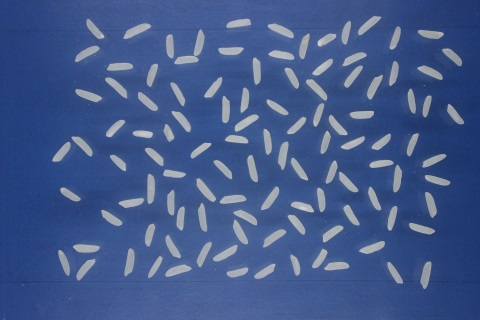
#> input picture 106.jpeg.jpeg, 480 x 320 px
$ python scriptREO3.py   (older library calls are emulated)
#> lines starting #> are read from the running program, lines starting #| are printed output that depends on the picture; after the words box and inside, x2 and y2 are one past the last pixel; in counts of white or black regions, pixels touching at a corner belong together
# NOME: ANA CAROLINA FARIA MARTINS
print('a)Aplique o filtro de média com cinco diferentes tamanhos de kernel e compare os resultados com a imagem original;')
import cv2
from matplotlib import pyplot as plt
import numpy as np
nome_arquivo = "106.jpeg.jpeg"
img_bgr = cv2.imread(nome_arquivo,1) # Carrega imagem (0 - Binária e Escala de Cinza; 1 - Colorida (BGR))
#> img_bgr is the input picture: shape (320, 480, 3); mean B, G, R 139.1, 89.4, 66.8
img_rgb = cv2.cvtColor(img_bgr,cv2.COLOR_BGR2RGB) #transformar em rgb
#Filtros - média
img_fm_1 = cv2.blur(img_rgb,(3,3)) #tamanho do kernel
img_fm_2 = cv2.blur(img_rgb,(5,5))
img_fm_3 = cv2.blur(img_rgb,(7,7))
img_fm_4 = cv2.blur(img_rgb,(9,9))
img_fm_5 = cv2.blur(img_rgb,(11,11))
# Apresentar imagens no matplotlib
plt.figure('Filtros')
plt.subplot(3,3,1)
plt.imshow(img_rgb)
plt.xticks([]) # Eliminar o eixo X
plt.yticks([]) # Eliminar o eixo Y
plt.title("ORIGINAL")

plt.subplot(3,3,2)
plt.imshow(img_fm_1)
plt.xticks([]) # Eliminar o eixo X
plt.yticks([]) # Eliminar o eixo Y
plt.title("3x3")

plt.subplot(3,3,3)
plt.imshow(img_fm_2)
plt.xticks([]) # Eliminar o eixo X
plt.yticks([]) # Eliminar o eixo Y
plt.title("5x5")

plt.subplot(3,3,4)
plt.imshow(img_fm_3)
plt.xticks([]) # Eliminar o eixo X
plt.yticks([]) # Eliminar o eixo Y
plt.title("7x7")

plt.subplot(3,3,5)
plt.imshow(img_fm_3)
plt.xticks([]) # Eliminar o eixo X
plt.yticks([]) # Eliminar o eixo Y
plt.title("9x9")

plt.subplot(3,3,6)
plt.imshow(img_fm_3)
plt.xticks([]) # Eliminar o eixo X
plt.yticks([]) # Eliminar o eixo Y
plt.title("11x11")
plt.show()
print('b)Aplique diferentes tipos de filtros com pelo menos dois tamanhos de kernel e compare os resultados entre si e com a imagem original.')
# Filtros
# Imagem filtro Média
img_fm_11 = cv2.blur(img_rgb,(9,9))
img_fm_22 = cv2.blur(img_rgb,(11,11))
# Imagem filtro Gaussiano
img_fg_1 = cv2.GaussianBlur(img_rgb,(9,9),0) #media ponderada #quanto vai ser o peso na média ponderada. O determina automaticamente
img_fg_2 = cv2.GaussianBlur(img_rgb,(11,11),0) #Média Ponderada
# Os vizinhos mais próximos tem peso maior. 3L e 3C

# Imagem filtro mediana
img_fmed_1 = cv2.medianBlur(img_rgb,9)
img_fmed_2 = cv2.medianBlur(img_rgb,11)
#gera imagem mais agradável

# Filtro bilateral
# identifica melhor as bordas
img_fb_1 = cv2.bilateralFilter(img_rgb,9,9,3)
img_fb_2 = cv2.bilateralFilter(img_rgb,11,11,5)


########################################################################################################################
# Apresentar imagens no matplotlib
plt.figure('Filtro Média')
plt.subplot(5,5,1)
plt.imshow(img_rgb)
plt.xticks([]) # Eliminar o eixo X
plt.yticks([]) # Eliminar o eixo Y
plt.title("ORIGINAL")

plt.subplot(5,5,2)
plt.imshow(img_fm_11)
plt.xticks([]) # Eliminar o eixo X
plt.yticks([]) # Eliminar o eixo Y
plt.title("3x3 - Filtro média")

plt.subplot(5,5,3)
plt.imshow(img_fm_22)
plt.xticks([]) # Eliminar o eixo X
plt.yticks([]) # Eliminar o eixo Y
plt.title("20x20 - Filtro média")

plt.subplot(5,5,4)
plt.imshow(img_fg_1)
plt.xticks([]) # Eliminar o eixo X
plt.yticks([]) # Eliminar o eixo Y
plt.title("3x3 - Filtro Gaussiana")

plt.subplot(5,5,5)
plt.imshow(img_fg_2)
plt.xticks([]) # Eliminar o eixo X
plt.yticks([]) # Eliminar o eixo Y
plt.title("20x20 - Filtro Gaussiana")

plt.subplot(5,5,6)
plt.imshow(img_fmed_1)
plt.xticks([]) # Eliminar o eixo X
plt.yticks([]) # Eliminar o eixo Y
plt.title("3x3 - Filtro mediana")

plt.subplot(5,5,7)
plt.imshow(img_fmed_2)
plt.xticks([]) # Eliminar o eixo X
plt.yticks([]) # Eliminar o eixo Y
plt.title("20x20 - Filtro mediana")

plt.subplot(5,5,8)
plt.imshow(img_fb_1)
plt.xticks([]) # Eliminar o eixo X
plt.yticks([]) # Eliminar o eixo Y
plt.title("3x3 - Filtro binário")

plt.subplot(5,5,9)
plt.imshow(img_fb_2)
plt.xticks([]) # Eliminar o eixo X
plt.yticks([]) # Eliminar o eixo Y
plt.title("20x20 - Filtro binário")

plt.show()
print('c)Realize a segmentação da imagem utilizando o processo de limiarização. Utilizando o reconhecimento de contornos, identifique e salve os objetos de interesse. Além disso, acesse as bibliotecas Opencv e Scikit-Image, verifique as variáveis que podem ser mensuradas e extrai as informações pertinentes (crie e salve uma tabela com estes dados). Apresente todas as imagens obtidas ao longo deste processo.')
from skimage.measure import label, regionprops
r,g,b = cv2.split(img_rgb)
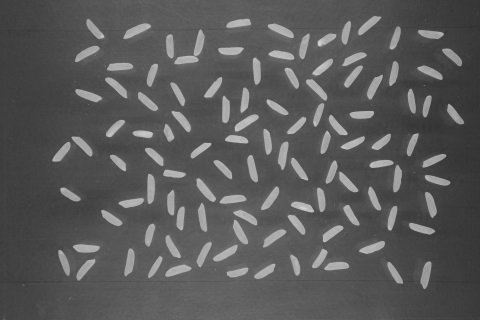
#> g: shape (320, 480); min 49, max 212, mean 89.4
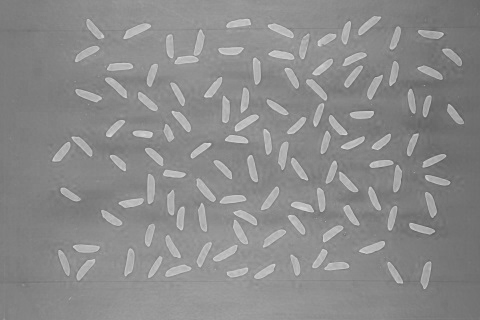
#> b: shape (320, 480); min 93, max 223, mean 139.1
r = cv2.bilateralFilter(r,15,15,13)
histR = cv2.calcHist([r], [0], None, [256], [0, 256])
#> histR = 256 values, max 4163 at index 64, min 0 at index 0, mean 600
# Limiarização - Thresholding
(L, img_limiar_inv) = cv2.threshold(r,0,255,cv2.THRESH_BINARY+cv2.THRESH_OTSU)
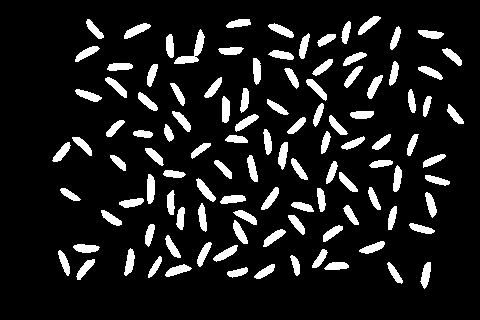
#> img_limiar_inv: shape (320, 480); 11.4% white; 109 white regions
#> L = 107

# Obtendo imagem segmentada
img_segmentada = cv2.bitwise_and(img_rgb,img_rgb,mask=img_limiar_inv)
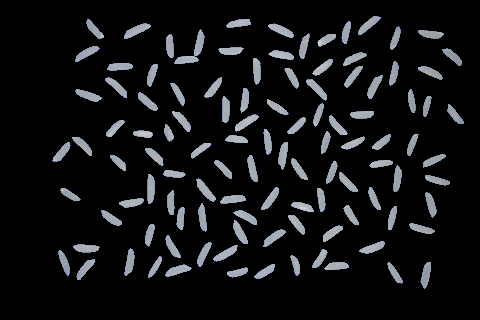
#> img_segmentada: shape (320, 480, 3); mean R, G, B 18.1, 19.1, 20.6

import numpy as np
# Objetos
mascara = img_limiar_inv.copy()
cnts,h = cv2.findContours(mascara, cv2.RETR_TREE,cv2.CHAIN_APPROX_SIMPLE)
#> cnts = 109 contours; largest, box (x1, y1, x2, y2) and area: (174, 29, 205, 64) 277, (124, 23, 151, 39) 175, (147, 174, 155, 204) 172, (196, 178, 216, 202) 166, (268, 23, 294, 38) 160; h = 109 rows, first 6: [1, -1, -1, -1], [2, 0, -1, -1], [3, 1, -1, -1], [4, 2, -1, -1], [5, 3, -1, -1], [6, 4, -1, -1]
dimen = []
#Dados grãos
for (i, c) in enumerate(cnts):

	(x, y, w, h) = cv2.boundingRect(c)
	obj = img_limiar_inv[y:y+h,x:x+w]
	obj_rgb = img_segmentada[y:y+h,x:x+w]
	obj_bgr = cv2.cvtColor(obj_rgb,cv2.COLOR_RGB2BGR)
	cv2.imwrite('s'+str(i+1)+'.png',obj_bgr)
	cv2.imwrite('sb'+str(i+1)+'.png',obj)

	regiao = regionprops(obj) #https: // scikit - image.org / docs / dev / api / skimage.measure.html  # skimage.measure.regionprops
	print('Semente: ', str(i+1))
	print('Dimensão da Imagem: ', np.shape(obj))
	print('Medidas Físicas')
	print('Centroide: ', regiao[0].centroid)
	print('Comprimento do eixo menor: ', regiao[0].minor_axis_length)
	print('Comprimento do eixo maior: ', regiao[0].major_axis_length)
	print('Razão: ', regiao[0].major_axis_length / regiao[0].minor_axis_length)
	area = cv2.contourArea(c)
	print('Área: ', area)
	print('Perímetro: ', cv2.arcLength(c,True))
	perimetro = cv2.arcLength(c,True)
	print('Medidas de Cor')
	min_val_r, max_val_r, min_loc_r, max_loc_r = cv2.minMaxLoc(obj_rgb[:,:,0], mask=obj)
	print('Valor Mínimo no R: ', min_val_r, ' - Posição: ', min_loc_r)
	print('Valor Máximo no R: ', max_val_r, ' - Posição: ', max_loc_r)
	med_val_r = cv2.mean(obj_rgb[:,:,0], mask=obj)
	print('Média no Vermelho: ', med_val_r)

	min_val_g, max_val_g, min_loc_g, max_loc_g = cv2.minMaxLoc(obj_rgb[:, :, 1], mask=obj)
	print('Valor Mínimo no G: ', min_val_g, ' - Posição: ', min_loc_g)
	print('Valor Máximo no G: ', max_val_g, ' - Posição: ', max_loc_g)
	med_val_g = cv2.mean(obj_rgb[:,:,1], mask=obj)
	print('Média no Verde: ', med_val_g)

	min_val_b, max_val_b, min_loc_b, max_loc_b = cv2.minMaxLoc(obj_rgb[:, :, 2], mask=obj)
	print('Valor Mínimo no B: ', min_val_b, ' - Posição: ', min_loc_b)
	print('Valor Máximo no B: ', max_val_b, ' - Posição: ', max_loc_b)
	med_val_b = cv2.mean(obj_rgb[:,:,2], mask=obj)
	print('Média no Azul: ', med_val_b)
	print('-'*50)
	import pandas as pd
	razao = regiao[0].major_axis_length / regiao[0].minor_axis_length
	dimen += [[str(i + 1), str(h), str(w), str(area), str(razao)]]
	dados = pd.DataFrame(dimen)
	dados = dados.rename(columns={0: 'Grãos', 1: 'Altura', 2: 'Largura', 3: 'Area', 4: 'Razão'})
	dados.to_csv('Medidas.csv', index=False)
#> this loop made 109 passes
#> (x, y, w, h, regiao, area, perimetro, min_val_r) on passes 4, 8, 11, 20, 22, 24: (420, 262, 11, 27, 1 regions; box (x1, y1, x2, y2) and area: (0, 0, 11, 27) 183, 154.5, 62.04, 106), (148, 256, 14, 22, 1 regions; box (x1, y1, x2, y2) and area: (0, 0, 14, 22) 128, 104.5, 54.53, 113), (312, 249, 16, 19, 1 regions; box (x1, y1, x2, y2) and area: (0, 0, 16, 19) 147, 118, 53.11, 115), (145, 224, 10, 23, 1 regions; box (x1, y1, x2, y2) and area: (0, 0, 10, 23) 148, 123.5, 53.21, 116), (233, 220, 15, 24, 1 regions; box (x1, y1, x2, y2) and area: (0, 0, 15, 24) 181, 152.5, 60.53, 118), (233, 210, 24, 15, 1 regions; box (x1, y1, x2, y2) and area: (0, 0, 24, 15) 192, 143.5, 60.53, 116)
#> (x, y, w, h, regiao, area, perimetro, min_val_r) on passes 2, 6, 14, 23: (254, 264, 21, 15, 1 regions; box (x1, y1, x2, y2) and area: (0, 0, 21, 15) 152, 128, 55.11, 118), (324, 262, 25, 8, 1 regions; box (x1, y1, x2, y2) and area: (0, 0, 25, 8) 158, 132, 54.97, 112), (73, 244, 27, 9, 1 regions; box (x1, y1, x2, y2) and area: (0, 0, 27, 9) 181, 153, 59.8, 107), (288, 215, 17, 20, 1 regions; box (x1, y1, x2, y2) and area: (0, 0, 17, 20) 159, 135.5, 55.36, 115)
#> (printed output is left out)

print('-'*50)


# Apresentando as imagens
seg = img_segmentada.copy()
cv2.drawContours(seg,cnts,-1,(0,255,0),2)
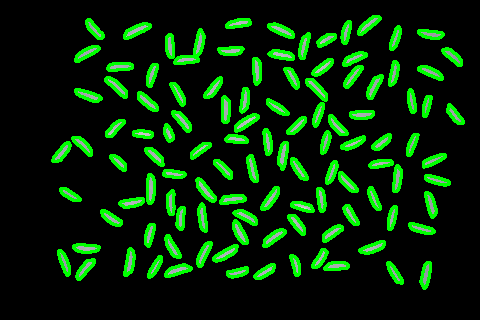
#> seg: shape (320, 480, 3); 13.26% of pixels changed, all inside (x1, y1, x2, y2) = (51, 15, 465, 290)

plt.figure('Sementes')
plt.subplot(1,2,1)
plt.imshow(seg)
plt.xticks([])
plt.yticks([])
plt.title('Grãos com contorno')

plt.subplot(1,2,2)
plt.imshow(obj_rgb) #ultima semente executada será imprimida
plt.xticks([])
plt.yticks([])
plt.title('Último Grão')
plt.show()

print('d) Utilizando máscaras, apresente o histograma somente dos objetos de interesse')
img_f = 's82.png'
s82 = cv2.imread(img_f,1)
S82rgb = cv2.cvtColor(s82, cv2.COLOR_BGR2RGB)

img_f2 = 'sb82.png'
sb82 = cv2.imread(img_f2,0)

#Criando histogramas com as máscaras
# Histograma do canal informativo

hist_R1 = cv2.calcHist([S82rgb], [0], sb82, [256],[0,256])
hist_G1 = cv2.calcHist([S82rgb], [1], sb82, [256],[0,256])
hist_B1 = cv2.calcHist([S82rgb], [2], sb82, [256],[0,256])

# Apresentando a imagen do grão colorido
plt.figure('Letra D - Histograma utilizando mascara')
plt.subplot(3, 3, 2)
plt.imshow(s82)  # Imagem do objeto colorida
plt.title('Imagem colorida s82')
plt.xticks([])
plt.yticks([])

# Plotando a imagem do grão em cada canal separadamente
plt.subplot(3, 3, 4)
plt.imshow(S82rgb[:, :, 0], cmap='gray')  # Plotando o canal R
plt.title('Imagem do canal R')
plt.xticks([])
plt.yticks([])

plt.subplot(3, 3, 5)
plt.imshow(S82rgb[:, :, 1], cmap='gray')  # Plotando o canal G
plt.title('Imagem do canal G')
plt.xticks([])
plt.yticks([])

plt.subplot(3, 3, 6)
plt.imshow(S82rgb[:, :, 2], cmap='gray')  # Plotando  canal B
plt.title('Imagem do canal B')
plt.xticks([])
plt.yticks([])

# Plotando o histograma de cada canal separadamente
plt.subplot(3, 3, 7)
plt.plot(hist_R1, color="red")  # Obtendo o histograma do canal R "vermelho"
plt.title("Histograma - R com mascara")
plt.xlim([0, 256])
plt.xlabel("Valores Pixels")
plt.ylabel("Número de Pixels")

plt.subplot(3, 3, 8)
plt.plot(hist_G1, color="green")  # Obtendo o histograma do canal R "vermelho"
plt.title("Histograma - G com mascara")
plt.xlim([0, 256])
plt.xlabel("Valores Pixels")
plt.ylabel("Número de Pixels")

plt.subplot(3, 3, 9)
plt.plot(hist_B1, color="blue")
plt.title("Histograma - B com mascara")
plt.xlim([0, 256])
plt.xlabel("Valores Pixels")
plt.ylabel("Número de Pixels")
plt.show()
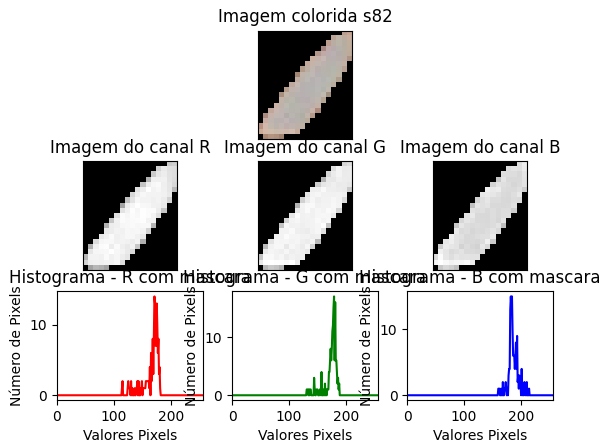
#> figure drawn by matplotlib, 7 panels; B, G, R data is drawn as R, G, B; panel 5: curve peaks at x = 171, y = 14; panel 6: curve peaks at x = 179, y = 17; panel 7: curve peaks at x = 182, y = 15

''''
# Histograma de cada grão de arroz


img_seg3 = img_segmentada.copy()

for (i, p) in enumerate(cnts):
    (x, y, w, h) = cv2.boundingRect(p)
    img_bi = img_limiar_inv[y:y + h, x:x + w]
    obj_rgb = img_segmentada[y:y + h, x:x + w]
    Hist = True

    if Hist:
        histR3 = cv2.calcHist([obj_rgb], [0], img_bi, [256], [0, 256])
        histG3 = cv2.calcHist([obj_rgb], [1], img_bi, [256], [0, 256])
        histB3 = cv2.calcHist([obj_rgb], [2], img_bi, [256], [0, 256])

        # Apresentando a imagen do grão
        plt.figure('Histograma utilizando mascara')
        plt.subplot(3, 3, 2)
        plt.imshow(obj_rgb)
        plt.title('Objeto: (i + 1)')

        # Plotando a imagem do grão em cada canal separadamente
        plt.subplot(3, 3, 4)
        plt.imshow(obj_rgb[:, :, 0], cmap='gray')
        plt.title('Objeto: (i + 1)')

        plt.subplot(3, 3, 5)
        plt.imshow(obj_rgb[:, :, 1], cmap='gray')
        plt.title('Objeto: (i + 1)')

        plt.subplot(3, 3, 6)
        plt.imshow(obj_rgb[:, :, 2], cmap='gray')
        plt.title('Objeto: (i + 1)')

        # Plotando o histograma de cada canal separadamente
        plt.subplot(3, 3, 7)
        plt.plot(histR3, color="red")
        plt.title("Histograma - R com mascara")
        plt.xlim([0, 256])
        plt.xlabel("Valores Pixels")
        plt.ylabel("Número de Pixels")

        plt.subplot(3, 3, 8)
        plt.plot(histG3, color="green")
        plt.title("Histograma - G com mascara")
        plt.xlim([0, 256])
        plt.xlabel("Valores Pixels")
        plt.ylabel("Número de Pixels")

        plt.subplot(3, 3, 9)
        plt.plot(histB3, color="blue")
        plt.title("Histograma - B com mascara")
        plt.xlim([0, 256])
        plt.xlabel("Valores Pixels")
        plt.ylabel("Número de Pixels")
        plt.show()
    else:
        pass
'''
print('e) Realize a segmentação da imagem utilizando a técnica de k-means. Apresente as imagens obtidas neste processo.')

print('Dimensão: ',np.shape(img_rgb))
print(np.shape(img_rgb)[0], ' x ',np.shape(img_rgb)[1], ' = ', np.shape(img_rgb)[0] * np.shape(img_rgb)[1])


# Formatação da imagem para uma matriz de dados
pixel_values = img_rgb.reshape((-1, 3))
# Conversão para Decimal
pixel_values = np.float32(pixel_values)

print('Dimensão Matriz: ',pixel_values.shape)
# K-means
# Critério de Parada
criteria = (cv2.TERM_CRITERIA_EPS + cv2.TERM_CRITERIA_MAX_ITER, 100, 0.2)
# Número de Grupos (k)
k = 2
dist, labels, (centers) = cv2.kmeans(pixel_values, k, None, criteria, 10, cv2.KMEANS_RANDOM_CENTERS)

print('SQ das Distâncias de Cada Ponto ao Centro: ', dist)
print('Dimensão labels: ', labels.shape)
print('Valores únicos: ',np.unique(labels))
print('Tipo labels: ', type(labels))
# flatten the labels array
labels = labels.flatten()

print('Dimensão flatten labels: ', labels.shape)
print('Tipo labels (f): ', type(labels))


# Valores dos labels
val_unicos,contagens = np.unique(labels,return_counts=True)
val_unicos = np.reshape(val_unicos,(len(val_unicos),1))
contagens = np.reshape(contagens,(len(contagens),1))
hist = np.concatenate((val_unicos,contagens),axis=1)
print('Histograma')
print(hist)
print('-'*80)
print('Centroides Decimais')
print(centers)
print('-'*80)
# Conversão dos centroides para valores de interos de 8 digitos
centers = np.uint8(centers)

print('Centroides uint8')
print(centers)


# Conversão dos pixels para a cor dos centroides
matriz_segmentada = centers[labels]

print('Dimensão Matriz Segmentada: ',matriz_segmentada.shape)
print('Matriz Segmentada')
print(matriz_segmentada[0:5,:])


# Reformatar a matriz na imagem de formato original
img_segmentada2 = matriz_segmentada.reshape(img_rgb.shape)

# Grupo 1
original_01 = np.copy(img_rgb)
matriz_or_01 = original_01.reshape((-1, 3))
matriz_or_01[labels != 0] = [0, 0, 0]
img_final_01 = matriz_or_01.reshape(img_rgb.shape)

# Grupo 2
original_02 = np.copy(img_rgb)
matriz_or_02 = original_02.reshape((-1, 3))
matriz_or_02[labels != 1] = [0, 0, 0]
img_final_02 = matriz_or_02.reshape(img_rgb.shape)

# Apresentar Imagem
plt.figure('Imagens')
plt.subplot(2,2,1)
plt.imshow(img_rgb)
plt.title('ORIGINAL')
plt.xticks([])
plt.yticks([])

plt.subplot(2,2,2)
plt.imshow(img_segmentada2)
plt.title('ROTULOS')
plt.xticks([])
plt.yticks([])

plt.subplot(2,2,3)
plt.imshow(img_final_01)
plt.title('Grupo 1')
plt.xticks([])
plt.yticks([])

plt.subplot(2,2,4)
plt.imshow(img_final_02)
plt.title('Grupo 2')
plt.xticks([])
plt.yticks([])
plt.show()

print('f) Realize a segmentação da imagem utilizando a técnica de watershed. Apresente as imagens obtidas neste processo')
from skimage.feature import peak_local_max
from skimage.segmentation import watershed
from scipy import ndimage
r2,g2,b2 = cv2.split(img_rgb)

lf, mascara2 = cv2.threshold(r2,0,255,cv2.THRESH_BINARY+cv2.THRESH_OTSU)
#> mascara2: shape (320, 480); 11.6% white; 109 white regions, largest, box (x1, y1, x2, y2) and area: (174, 29, 205, 64) 338, (123, 23, 151, 39) 213, (147, 174, 155, 204) 205
img_dist = ndimage.distance_transform_edt(mascara2)
# Calcula a distância euclidiana até o zero


#Matriz booleana com os picos da imagem
max_local = peak_local_max(img_dist, indices=False, min_distance= 23,labels=mascara2)
#> max_local: shape (320, 480) bool; 0.04% white in thin lines or dots, all inside (x1, y1, x2, y2) = (61, 23, 454, 278)

print('Número de Picos')
print(np.unique(max_local,return_counts=True))

#MARCAÇÃO DOS PICOS
marcadores,n_marcadores = ndimage.label(max_local, structure=np.ones((3,3)))
#> marcadores: shape (320, 480) int32; 66 distinct labels, from 0 to 65

print('Marcadores')
print(np.unique(marcadores,return_counts=True))
img_ws = watershed(-img_dist, marcadores, mask=mascara2)
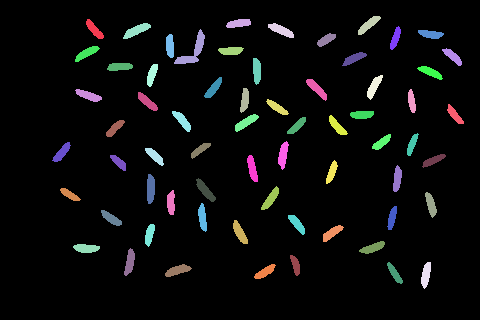
#> img_ws: shape (320, 480) int32; 66 distinct labels, from 0 to 65; one colour per label, 0 black
print("Número de sementes: ", len(np.unique(img_ws)) - 1)

print('Imagem Segmentada - Watershed')
img_final = np.copy(img_rgb)
img_final[img_ws != 30] = [0,0,0] # Acessando o 30ºgrão de arroz

plt.figure('Segmentação Watershed')
plt.subplot(2,3,1)
plt.imshow(img_rgb)
plt.xticks([])
plt.yticks([])
plt.title('ORIGINAL')

plt.subplot(2,3,2)
plt.imshow(r2,cmap='gray')
plt.xticks([])
plt.yticks([])
plt.title('R')

plt.subplot(2,3,3)
plt.imshow(mascara2,cmap='gray')
plt.xticks([])
plt.yticks([])
plt.title('Mascara')

plt.subplot(2,3,4)
plt.imshow(img_dist,cmap='jet')
plt.xticks([])
plt.yticks([])
plt.title('Distância')

plt.subplot(2,3,5)
plt.imshow(img_ws,cmap='jet')
plt.xticks([])
plt.yticks([])
plt.title('Arroz')

plt.subplot(2,3,6)
plt.imshow(img_final)
plt.xticks([])
plt.yticks([])
plt.title('SELEÇÃO')

plt.show()
print('g) Compare os resultados das três formas de segmentação (limiarização, k-means e watershed) e identifique as potencialidades de cada delas.')
plt.figure('Comparando os resultados')
plt.subplot(1,3,1)
plt.imshow(img_segmentada)
plt.xticks([])
plt.yticks([])
plt.title('OTSU')

plt.subplot(1,3,2)
plt.imshow(img_final_01)
plt.title('K-MEANS')
plt.xticks([])
plt.yticks([])

plt.subplot(1,3,3)
plt.imshow(img_ws)
plt.xticks([])
plt.yticks([])
plt.title('Wathershed')
plt.show()
print('-'*50)
